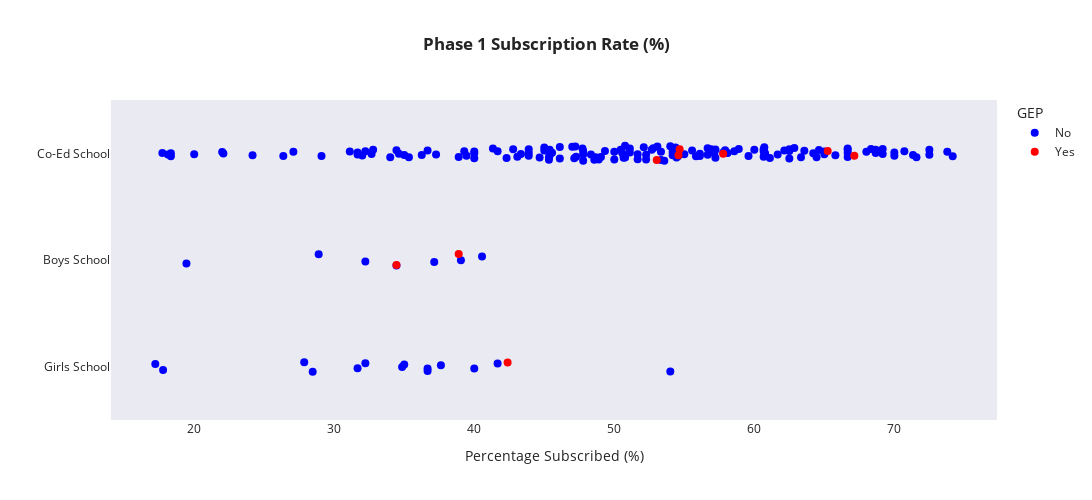

Source (notebook cell):
### Markdown cell above
**Phase 1**: For a child who has a sibling studying in the primary school.

### Code cell
plot_phase_stripplot('Phase1_sub_apply', 'Phase 1', 'GEP')

### Figure 1 — Plotly figure (JSON) as saved in the notebook; plotly's stock layout.template omitted (floating-point values rounded to 4 significant figures; data arrays with more than 128 entries replaced by an {"elided": "..."} marker saying what was removed)
{"data": [{"alignmentgroup": "True", "boxpoints": "all", "customdata": {"elided": "172x4 str values"}, "fillcolor": "rgba(255,255,255,0)", "hoveron": "points", "hovertemplate": "School: %{customdata[0]}<br>Category: %{y}<br>Percentage: %{x:.1f}%<br>GEP: %{customdata[2]}</br>", "legendgroup": "No", "line": {"color": "rgba(255,255,255,0)"}, "marker": {"color": "blue", "size": 8}, "name": "No", "offsetgroup": "No", "orientation": "h", "pointpos": 0, "showlegend": true, "type": "box", "x": {"elided": "172 float values"}, "x0": " ", "xaxis": "x", "y": {"elided": "172 str values"}, "y0": " ", "yaxis": "y"}, {"alignmentgroup": "True", "boxpoints": "all", "customdata": [["Anglo-Chinese School (Primary)", "Boys School", "Yes", "Government-Aided School"], ["Catholic High School (Primary Section)", "Boys School", "Yes", "Government-Aided School / Autonomous"], ["Henry Park Primary School", "Co-Ed School", "Yes", "Government School"], ["Nan Hua Primary School", "Co-Ed School", "Yes", "Government-Aided School"], ["Nanyang Primary School", "Co-Ed School", "Yes", "Government-Aided School"], ["Raffles Girls' Primary School", "Girls School", "Yes", "Government School"], ["Rosyth School", "Co-Ed School", "Yes", "Government School"], ["St. Hilda's Primary School", "Co-Ed School", "Yes", "Government-Aided School"], ["Tao Nan School", "Co-Ed School", "Yes", "Government-Aided School"]], "fillcolor": "rgba(255,255,255,0)", "hoveron": "points", "hovertemplate": "School: %{customdata[0]}<br>Category: %{y}<br>Percentage: %{x:.1f}%<br>GEP: %{customdata[2]}</br>", "legendgroup": "Yes", "line": {"color": "rgba(255,255,255,0)"}, "marker": {"color": "red", "size": 8}, "name": "Yes", "offsetgroup": "Yes", "orientation": "h", "pointpos": 0, "showlegend": true, "type": "box", "x": [34.44, 38.89, 54.58, 57.78, 53.03, 42.38, 65.24, 67.14, 54.67], "x0": " ", "xaxis": "x", "y": ["Boys School", "Boys School", "Co-Ed School", "Co-Ed School", "Co-Ed School", "Girls School", "Co-Ed School", "Co-Ed School", "Co-Ed School"], "y0": " ", "yaxis": "y"}], "layout": {"boxmode": "overlay", "height": 500, "legend": {"title": {"text": "GEP"}, "tracegroupgap": 0}, "showlegend": true, "title": {"text": "<b>Phase 1 Subscription Rate (%)</b>"}, "width": 1200, "xaxis": {"anchor": "y", "domain": [0, 1], "showgrid": false, "title": {"text": "Percentage Subscribed (%)"}}, "yaxis": {"anchor": "x", "categoryarray": ["Girls School", "Boys School", "Co-Ed School"], "categoryorder": "array", "domain": [0, 1], "showgrid": false, "title": {"text": ""}}}}
